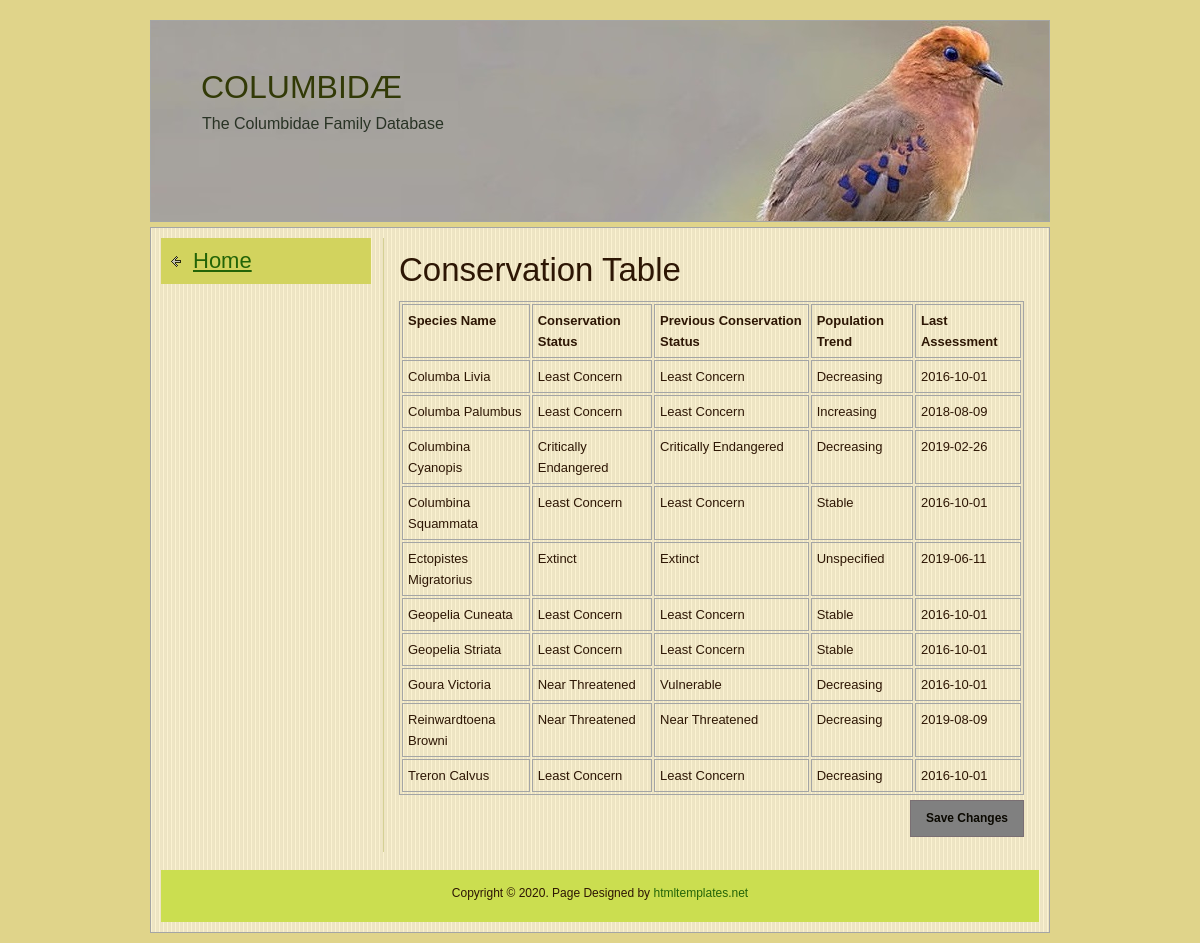
Page /tables/conservation.php on the committed database.
### tables this page shows
CREATE TABLE `conservation` (
  `SLatinName` varchar(50) NOT NULL,
  `Category` char(2) DEFAULT NULL,
  `PrevCategory` char(2) DEFAULT NULL,
  `PopTrend` varchar(50) DEFAULT NULL,
  `LastAssesed` date DEFAULT NULL,
  PRIMARY KEY (`SLatinName`),
  CONSTRAINT `CONSERVATION_ibfk_1` FOREIGN KEY (`SLatinName`) REFERENCES `species` (`LatinName`) ON DELETE CASCADE ON UPDATE CASCADE
);

### tables/conservation.php (the view, shortened to what this page needs)
<!DOCTYPE html>
<html>
<head>
<link href="../css/style.css" rel="stylesheet" type="text/css">
</head>
<body>
<div id="wrapper">
  <div id="header">
    <div class="top_banner">
      <h1>COLUMBIDÆ</h1>
      <p>The Columbidae Family Database</p>
    </div>
  </div>
  <div id="page_content">
    <div class="left_side_bar back_nav">
      <div class="col_1">
        <h1><a href="../home.php">Home</a></h1>
      </div>
    </div>
    <div class="right_section">
    <?php
      $DB_HOST = $_ENV["DB_HOST"];
      $DB_USERNAME = $_ENV["DB_USERNAME"];
      $DB_PASSWORD = $_ENV["DB_PASSWORD"];
      $DB_DBNAME = $_ENV["DB_DBNAME"];
      $DB_PORT = $_ENV["DB_PORT"];
      $link=mysqli_connect($DB_HOST, $DB_USERNAME, $DB_PASSWORD, $DB_DBNAME, $DB_PORT)
        or die(header("Location: ../error.php"));
      $query = "SELECT * FROM CONSERVATION";
      $result = mysqli_query($link, $query)
        or die("<br><b>Query failed</b>");
      echo"<h1>Conservation Table</h1><nl>";
      echo "<blockquote contenteditable=true>";
      echo "<table>\n";
      echo "<td><b>Species Name</b></td><td><b>Conservation Status</b></td><td><b>Previous Conservation Status</b></td><td><b>Population Trend</b></td></td><td><b>Last Assessment</b></td>";
      while ($line = mysqli_fetch_array($result, MYSQLI_ASSOC))
      {
        echo "\t<tr>\n";
        foreach ($line as $col_value)
        {
          switch ($col_value)
          {
            case "LC":
              echo "\t\t<td>Least Concern</td>\n";
              break;
            case "NT":
              echo "\t\t<td>Near Threatened</td>\n";
              break;
            case "VU":
              echo "\t\t<td>Vulnerable</td>\n";
              break;
            case "CR":
              echo "\t\t<td>Critically Endangered</td>\n";
              break;
            case "EX":
              echo "\t\t<td>Extinct</td>\n";
              break;
            default:
              echo "\t\t<td>$col_value</td>\n";
          }
        }
        echo "\t</tr>\n";
      }
      echo "</table>\n";
      echo "</blockquote>";
      ?>
      <p><a onclick="updateTable()" class="btn" id="saveBtn">Save Changes</a></p>
    </div>
    <div id="footer">Copyright &copy; 2020. Page Designed by <a href="http://www.htmltemplates.net" target="_blank">htmltemplates.net</a><br>
    </div>
  </div>
</div>
</body></html>

### css/style.css (style rules this page uses)
html, body, div, span, applet, object, iframe, h1, h2, h3, h4, h5, h6, p, blockquote, pre, a, abbr, acronym, address, big, cite, code, del, dfn, em, font, img, ins, kbd, q, s, samp, small, strike, strong, sub, sup, tt, var, b, u, i, center, dl, dt, dd, ol, ul, li, fieldset, form, label, legend, table, caption, tbody, tfoot, thead, tr, th, td, hr, button { margin:0; padding:0; border:0; outline:0; font-size:100%; vertical-align:baseline; background:none; }
h1, h2, h3, h4, h5, h6, li { line-height:100%; }
blockquote, q { quotes:none; }
body { margin:0px; padding:0px; font-size:13px; line-height:21px; color:#2d1604; background-color:#e0d48a; font-family:Arial, Helvetica, sans-serif; }
h1, h2, h3, h4, h5, h6 { font-weight:normal; }
h1 { font-size:33px; margin-bottom:15px; }
a { color: #236407;text-decoration: underline; }
table,th,td { border:1px solid #a4a5a5; }
tr { margin:0 0 5px 0;padding:3px; }
td { padding:5px;margin:0 1px; }
#wrapper { width:900px; margin:0 auto; padding:20px 0 10px 0; }
#header { padding:0px 0px 5px; }
#header .top_banner { background:url(../images/blue_eyed_dove.jpg) no-repeat left top; height:150px; padding:50px 35px 0 50px; border:#a4a5a5 solid 1px; }
#header h1 { font-size:32px; color:#323A07; margin:0px; padding:0px 0px 10px; }
#header p { font-size:16px; margin-left:1px; color:#293325; }
#page_content { padding:10px; background:url(../images/body.jpg) repeat; border:#a4a5a5 solid 1px; }
#page_content .right_section { width:625px; float:right; padding:15px; border-left:#d4d093 solid 1px; }
a.btn { color:#0a0800; font-size:12px; text-decoration:none; padding:7px 15px 7px 15px; font-weight:bold; display:inline-block; border:#7a6f73 solid 1px; background-color:#bdd92c; }
.left_side_bar { width:210px; float:left; }
.left_side_bar h1 { font-size:22px; padding:12px 0 12px 32px; margin-bottom:5px; color:#1b0400; background:url(../images/arrow.png)#d2d35e no-repeat 10px center; }
.back_nav h1 { font-size:22px; padding:12px 0 12px 32px; margin-bottom:5px; color:#1b0400; background:url(../images/back_arrow.png)#d2d35e no-repeat 10px center; }
.left_side_bar .col_1 { padding:0px 0 20px 0; }
#footer { clear:both; margin-top:18px; padding:15px 0 12px 0; height:25px; text-align:center; font-family:Verdana, Geneva, sans-serif; font-size:12px; line-height:17px; background: #cbde50; }
#footer a { color: #236407; text-decoration:none; }
#saveBtn { margin-top: 5px; float: right; cursor: default; background-color: grey; }

### rows in the picture
conservation: SLatinName "Columba Livia", PopTrend "Decreasing", LastAssesed "2016-10-01"
conservation: SLatinName "Columba Palumbus", PopTrend "Increasing", LastAssesed "2018-08-09"
conservation: SLatinName "Columbina Cyanopis", PopTrend "Decreasing", LastAssesed "2019-02-26"
conservation: SLatinName "Columbina Squammata", PopTrend "Stable", LastAssesed "2016-10-01"
conservation: SLatinName "Ectopistes Migratorius", PopTrend "Unspecified", LastAssesed "2019-06-11"
conservation: SLatinName "Geopelia Cuneata", PopTrend "Stable", LastAssesed "2016-10-01"
conservation: SLatinName "Geopelia Striata", PopTrend "Stable", LastAssesed "2016-10-01"
conservation: SLatinName "Goura Victoria", Category "Near Threatened", PrevCategory "Vulnerable", PopTrend "Decreasing", LastAssesed "2016-10-01"
conservation: SLatinName "Reinwardtoena Browni", PopTrend "Decreasing", LastAssesed "2019-08-09"
conservation: SLatinName "Treron Calvus", PopTrend "Decreasing", LastAssesed "2016-10-01"
